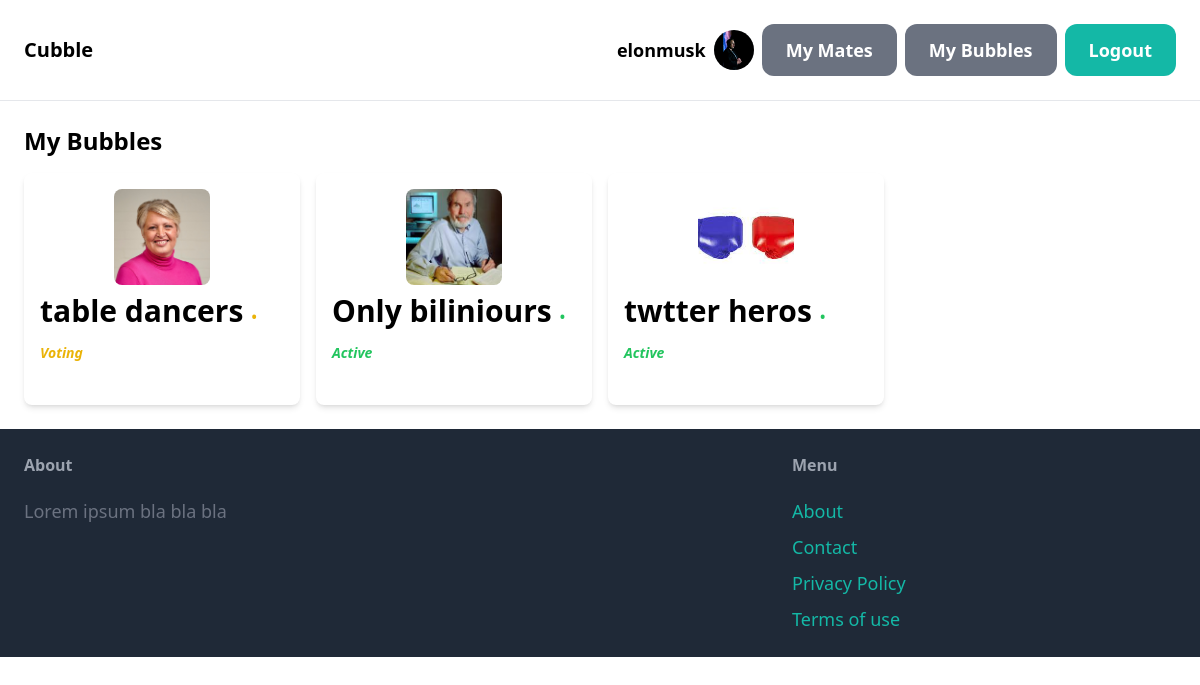
The page /mybubbles/ (signed in) on the database its author committed.
### core/models.py (models this page shows, shortened)
class Profile(models.Model):
    user_id = models.OneToOneField(User, related_name='Profile', on_delete=models.CASCADE)
    description = models.CharField(max_length = 500, blank=True)
    interests = models.ManyToManyField(ProfileTag, blank=True)
    profile_pic = models.ImageField(upload_to='profil_pic', blank=True)

class BubbleMember(models.Model):
    class Status(models.TextChoices):
        SEE = "1", "VISIBLE"
        UNSEE = '2', "NOT_VISIBLE"
    bubble_id = models.ForeignKey(Bubble, related_name='bubble_registered_name', on_delete=models.CASCADE)
    user_id = models.ForeignKey(User, related_name='bubble_member', on_delete=models.CASCADE)
    profile = models.CharField(max_length = 500, blank=True)
    status = models.CharField(max_length = 10, choices=Status.choices, default = Status.UNSEE)
    class Meta:
        unique_together = ('bubble_id', 'user_id')

class Bubble(models.Model):
    class Status(models.TextChoices):
        ACT = "1", "ACTIVE"
        VOTE = '2', "VOTING"
        ARCH = '3', "ARCHIVE"
    name = models.CharField(max_length = 150, unique=True)
    description = models.CharField(max_length=500)
    thumbnail = models.ImageField(upload_to='Images')
    status = models.CharField(max_length = 10, choices=Status.choices, default = Status.ARCH)

### core/views.py (the view)
# urls.py: path('mybubbles/', views.mybubbles, name='mybubbles'),
@login_required
def mybubbles(request):
    user = request.user
    user_bubbles = BubbleMember.objects.filter(user_id=user.id)
    return render(request, 'core/MyBubbles.html', {'user_bubbles': user_bubbles})

### core/templates/core/MyBubbles.html (shortened to what this page needs)
{% extends 'core/base.html' %}
{% block content %}
    <h3 class="text-2xl font-bold mb-4">My Bubbles</h3>
    <div class="grid grid-cols-2 md:grid-cols-3 lg:grid-cols-4 gap-4">
        {% for bubble in user_bubbles %}
            <a href="{% url 'core:bubble' pk=bubble.bubble_id.id %}" class="bg-white p-4 rounded-lg shadow-md hover:shadow-lg transition duration-300">
                <div class="flex justify-center mb-2">
                    <img src="{{   bubble.bubble_id.thumbnail.url   }}" alt="Bubble Image" class="w-24 h-24 object-cover rounded-lg">
                </div>
                {% if bubble.bubble_id.status == '1' %}
                <h1 class="text-3xl font-bold mb-6">{{ bubble.bubble_id.name }} <span class="text-green-500 italic text-sm">• Active</span></h1>
                {% elif bubble.bubble_id.status == '2' %}
                <h1 class="text-3xl font-bold mb-6">{{ bubble.bubble_id.name }} <span class="text-yellow-500 italic text-sm">• Voting</span></h1>
                {% else %}
                <h1 class="text-3xl font-bold mb-6">{{ bubble.bubble_id.name }} <span class="text-red-500 italic text-sm">• Archived</span></h1>
                {% endif %}
            </a>
        {% empty %}
            <p>No bubbles found</p>
        {% endfor %}
    </div>
{% endblock %}

### core/templates/core/base.html (shortened to what this page needs)
<!DOCTYPE html>
<html lang="en">
<head>
    <Script src="https://cdn.tailwindcss.com"></Script>
</head>
<body>
    <nav class="py-6 px-6 flex justify-between items-center border-b border-gray-200">
        <a href="/" class="text-xl font-semibold"> Cubble </a>
        <div class="space-x-6">
            {% if request.user.is_authenticated %}
                <div class="flex items-center space-x-2">
                    <a href="{% url 'core:user_profile' %}" class="flex items-center space-x-2">
                        <span class="text-lg font-semibold">{{ request.user.username }}</span>
                        <div class="h-10 w-10 rounded-full overflow-hidden bg-gray-300">
                            {% if request.user.Profile.profile_pic %}
                                <img src="{{ request.user.Profile.profile_pic.url }}" alt="Profile Pic" class="h-full w-full object-cover">
                            {% endif %}
                        </div>
                    </a>
                    <a href="{% url 'core:myfriends' %}" class="px-6 py-3 text-lg font-semibold bg-gray-500 text-white rounded-xl hover:bg-gray-700">My Mates</a>
                    <a href="{% url 'core:mybubbles' %}" class="px-6 py-3 text-lg font-semibold bg-gray-500 text-white rounded-xl hover:bg-gray-700">My Bubbles</a>
                    <a href="{% url 'core:logout' %}" class="px-6 py-3 text-lg font-semibold bg-teal-500 text-white rounded-xl hover:bg-teal-700">Logout</a>
                </div>
            {% else %}
                <a href="{% url 'core:signup' %}" class="px-6 py-3 text-lg font-semibold bg-teal-500 text-white rounded-xl hover:bg-teal-700">Sign up</a>
                <a href="{% url 'core:login' %}" class="px-6 py-3 text-lg font-semibold bg-gray-500 text-white rounded-xl hover:bg-gray-700">Log in</a>
            {% endif %}
        </div>
    </nav>
    <div class="px-6 py-6">
        {% block content %}
        {% endblock %}
    </div>
    <footer class="py-6 px-6 flex justify-between bg-gray-800">
        <div class="w-2/3 pr-10">
            <h3 class="mb-5 font-semibold text-gray-400"> About </h3>
            <p class="text-lg text-gray-500"> Lorem ipsum bla bla bla </p>
        </div>
        <div class="w-1/3">
            <h3 class="mb-5 font-semibold text-gray-400"> Menu </h3>
            <ul class="space-y-2">
                <li><a href="#" class="text-lg text-teal-500 hover:text-teal-700">About</a></li>
                <li><a href="#" class="text-lg text-teal-500 hover:text-teal-700">Contact</a></li>
                <li><a href="#" class="text-lg text-teal-500 hover:text-teal-700">Privacy Policy</a></li>
                <li><a href="#" class="text-lg text-teal-500 hover:text-teal-700">Terms of use</a></li>
            </ul>
        </div>
    </footer>
</body>
</html>

### rows shown on the page
BubbleMember: bubble_id.thumbnail (picture), bubble_id.name "table dancers"
BubbleMember: bubble_id.thumbnail (picture), bubble_id.name "Only biliniours"
BubbleMember: bubble_id.thumbnail (picture), bubble_id.name "twtter heros"

### other values the page prints
{{ request.user.username }} "elonmusk"
